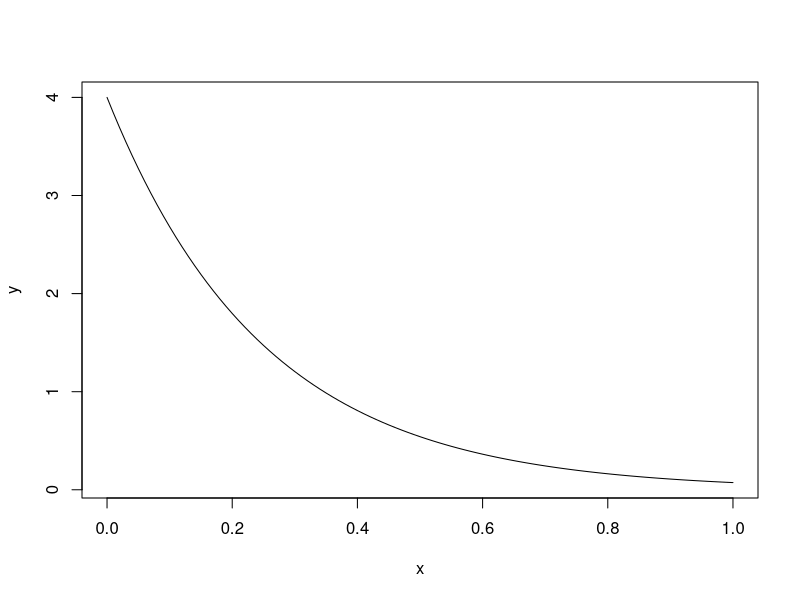
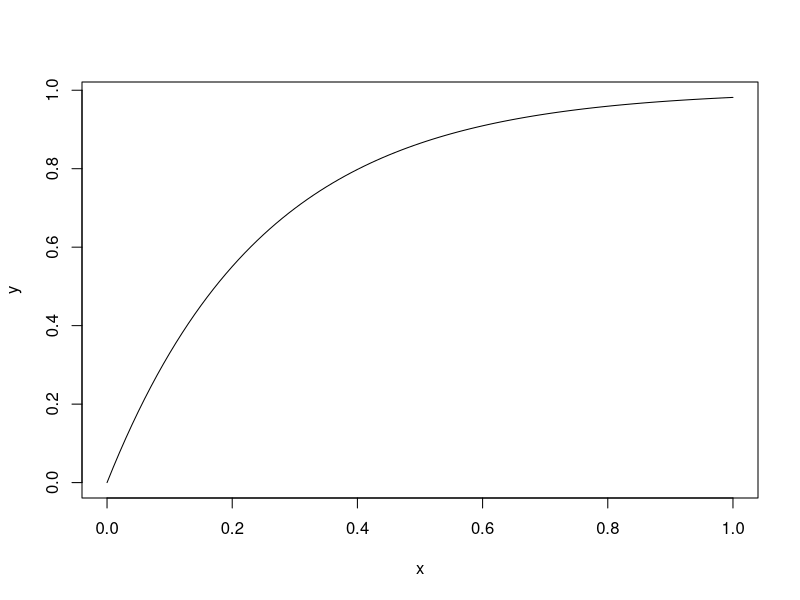
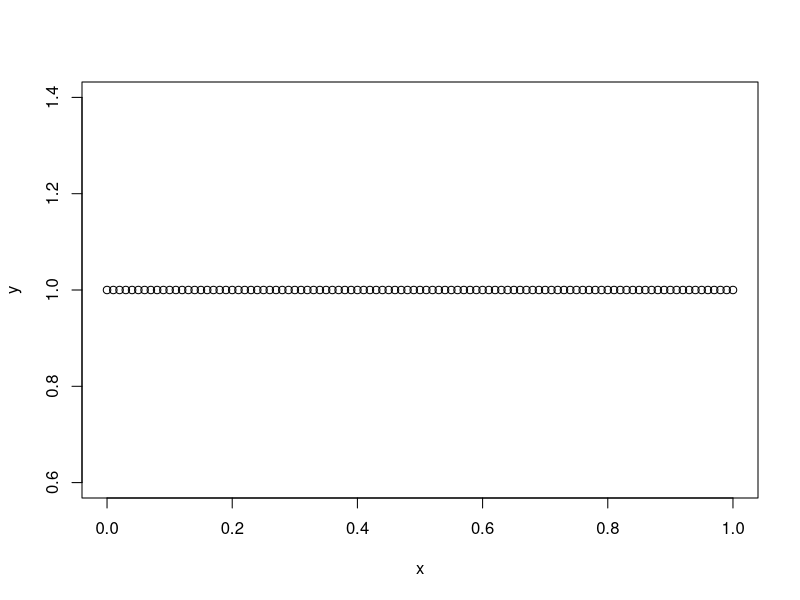
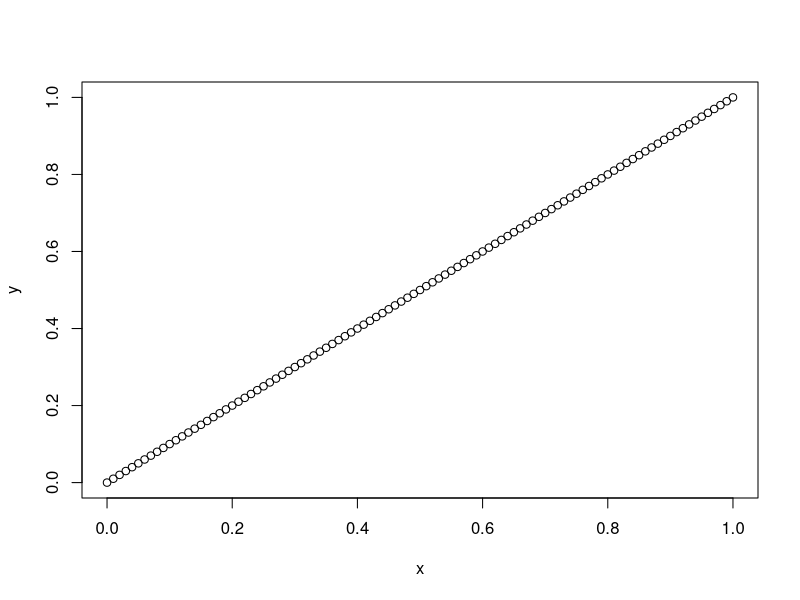
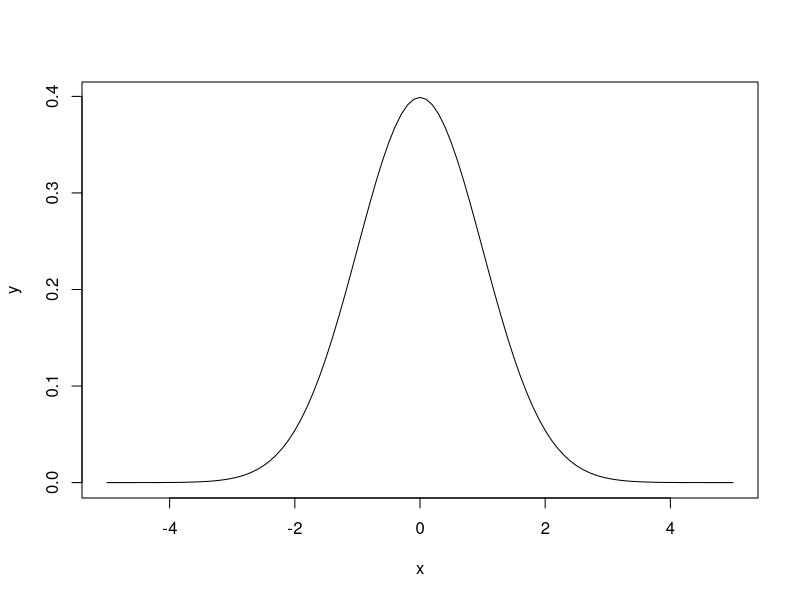
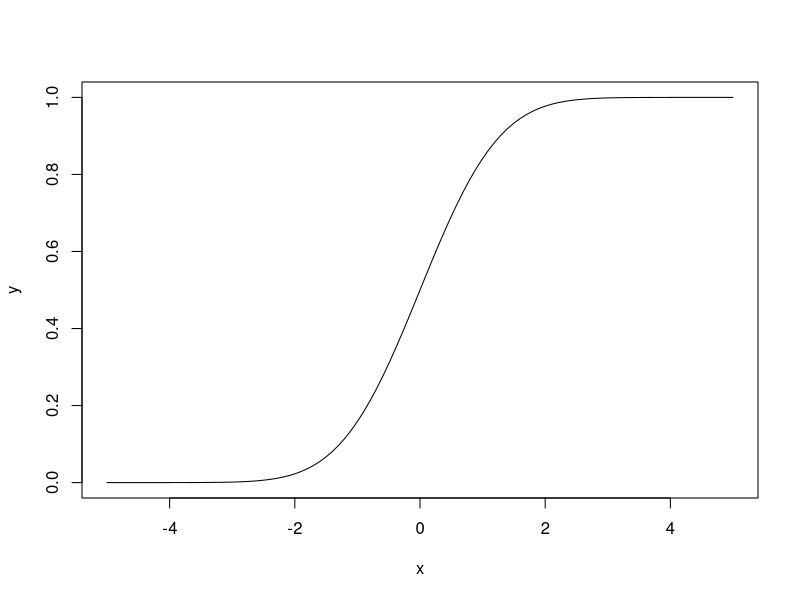
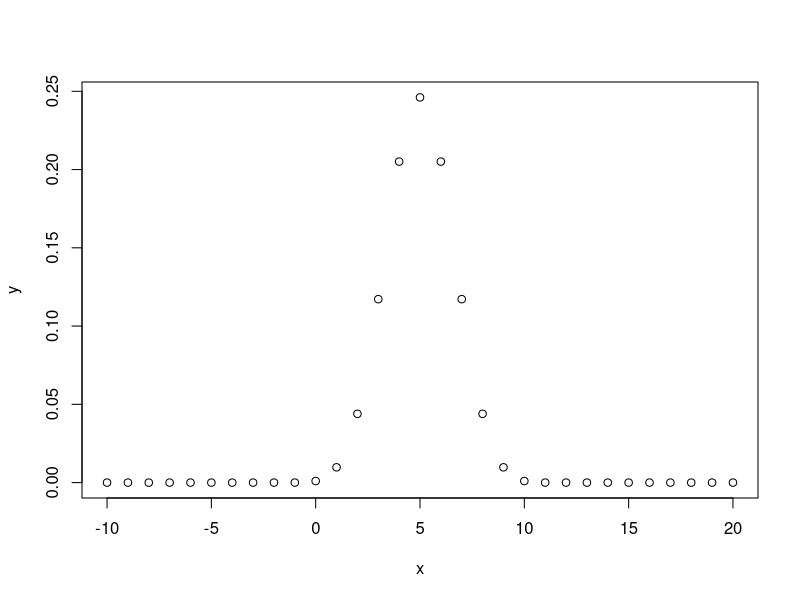
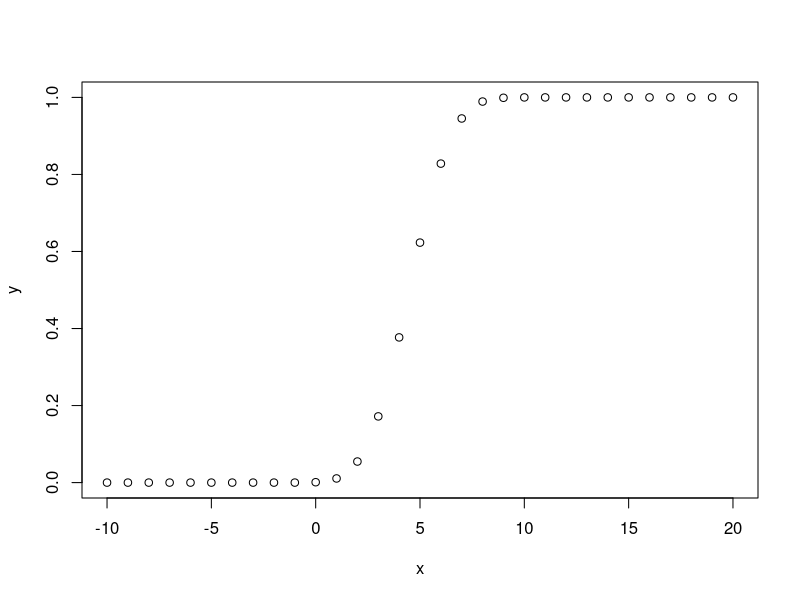

Recreate these plots in R, in order.
## ---- chunk 1
knitr::opts_chunk$set(echo = TRUE)
## ---- chunk 2
#EXPONENTIAL distro
#PDF
x <- seq(0, 1, .01)
y <- dexp(x, 4)
plot(x, y, type = "l")
#CDF
y <- pexp(x, 4)
plot(x, y, type = "l")



#UNIFORM distro
#PDF
y <- dunif(x)
plot(x, y)
#CDF
y <- punif(x)
plot(x, y)


#NORMAL distro
#PDF
x <- seq(-5, 5, .1)
y <- dnorm(x)
plot(x, y, type = "l")
#CDF 
y <- pnorm(x)
plot(x, y, type = "l")

#BINOM distro
#PDF
x <- seq(-10, 20, 1)
y <- dbinom(x,10,.5)
plot(x, y)
#CDF 
y <- pbinom(x,10,.5)
plot(x, y)

#POISSON
x <- seq(0, 20, 1)
y <- dpois(x,10)
plot(x, y)
#CDF 
y <- ppois(x,10)

plot(x, y)

